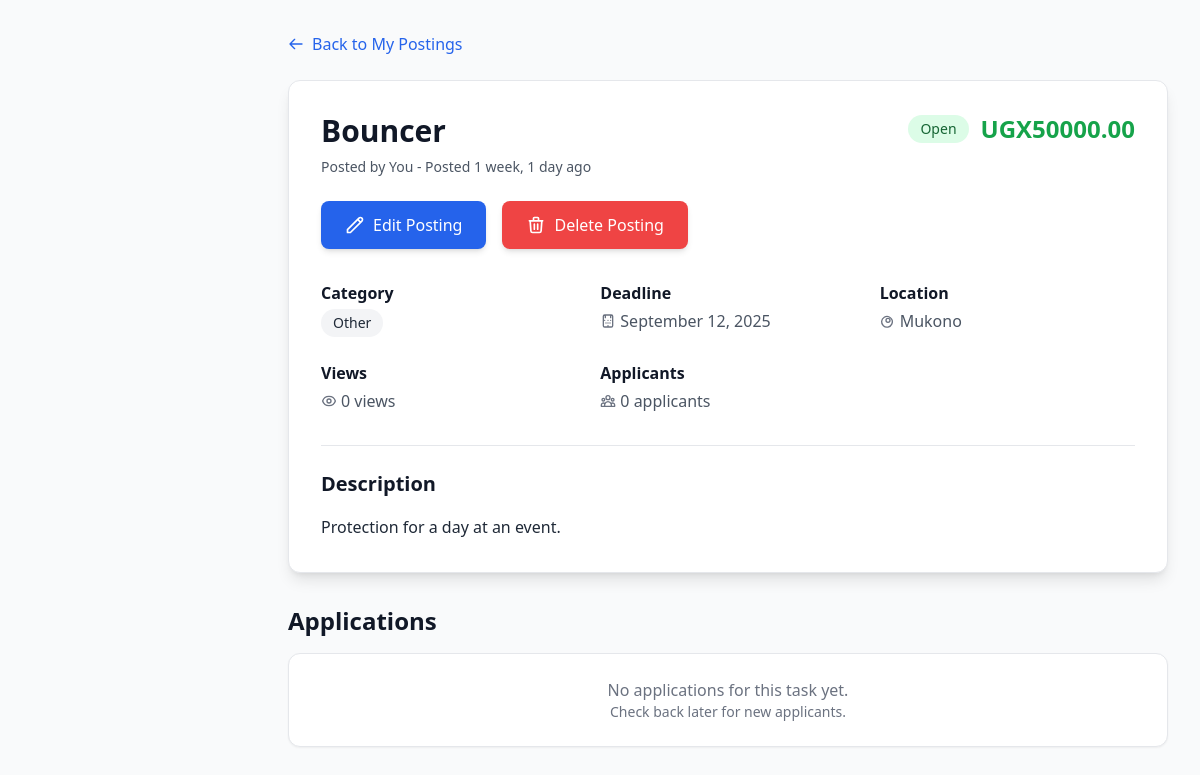
Page /giver/postings/67/ (signed in) on the committed database.
### task_giver/models.py (models this page shows, shortened)
class Task(models.Model):
    user = models.ForeignKey(User, on_delete=models.CASCADE)
    title = models.CharField(max_length=200)
    description = models.TextField()
    category = models.CharField(max_length=200)
    budget = models.DecimalField(max_digits=10, decimal_places=2)
    deadline = models.DateTimeField()
    posted_on = models.DateTimeField(auto_now_add=True)
    views = models.PositiveIntegerField(default=0)
    STATUS_CHOICES = (
        ('open', 'Open'),
        ('in_progress', 'In Progress'),
        ('completed', 'Completed'),
        ('canceled', 'Canceled'),
    )
    status = models.CharField(max_length=20, choices=STATUS_CHOICES, default='open')
    file_upload = models.FileField(upload_to='task_files/', blank=True, null=True, validators=[FileExtensionValidator(allowed_extensions=['pdf'])])
    location = models.CharField(max_length=200, blank=True, null=True)

### task_giver/views.py (the view)
# urls.py: path('postings/<int:task_id>/', views.task_detail, name='task_detail'),
@login_required
def task_detail(request, task_id):
    task = get_object_or_404(Task, pk=task_id)
    apps = Applications.objects.filter(task=task_id)
    context = {
        'task': task,
        'apps': apps
    }
    return render(request, 'task_giver/task_detail.html', context)

### task_giver/templates/task_giver/task_detail.html (shortened to what this page needs)
<!DOCTYPE html>
<html lang="en">
<head>
    <script src="https://cdn.tailwindcss.com"></script>
</head>
<body class="bg-gray-50 min-h-screen">
    <div class="lg:ml-64 min-h-screen">
        <div class="max-w-7xl mx-auto px-4 sm:px-6 lg:px-8 py-8 pt-20 lg:pt-8">
            <div class="mb-6">
                <a href="{% url 'task_giver:postings' %}" class="flex items-center text-blue-600 hover:text-blue-800 font-medium transition-colors">
                    <svg class="w-4 h-4 mr-2" fill="none" stroke="currentColor" viewBox="0 0 24 24">
                        <path stroke-linecap="round" stroke-linejoin="round" stroke-width="2" d="M10 19l-7-7m0 0l7-7m-7 7h18"></path>
                    </svg>
                    Back to My Postings
                </a>
            </div>
            <div class="job-detail-card bg-white rounded-xl shadow-lg border border-gray-200 p-8">
                <div class="flex flex-col md:flex-row md:items-start md:justify-between mb-6">
                    <div>
                        <h1 class="text-3xl font-bold text-gray-900 mb-2">{{ task.title }}</h1>
                        <p class="text-sm text-gray-600">Posted by <span class="font-medium">You</span> - Posted {{ task.posted_on|timesince }} ago</p>
                    </div>
                    <div class="mt-4 md:mt-0 flex items-center space-x-3">
                        <span class="badge bg-green-100 text-green-800 px-3 py-1 rounded-full text-sm font-medium">{{ task.get_status_display }}</span>
                        <span class="price-highlight text-2xl font-bold text-green-600">UGX{{ task.budget }}</span>
                    </div>
                </div>
                <div class="flex flex-col sm:flex-row sm:space-x-4 space-y-3 sm:space-y-0 mb-8">
                    <a href="{% url 'task_giver:task_edit' task.id %}" class="interactive-btn bg-blue-600 hover:bg-blue-700 text-white px-6 py-3 rounded-lg font-medium shadow-md">
                        <span class="flex items-center justify-center">
                            <svg class="w-5 h-5 mr-2" fill="none" stroke="currentColor" viewBox="0 0 24 24">
                                <path stroke-linecap="round" stroke-linejoin="round" stroke-width="2" d="M15.232 5.232l3.536 3.536m-2.036-5.036a2.5 2.5 0 113.536 3.536L6.5 21.036H3v-3.572L16.732 3.732z"></path>
                            </svg>
                            Edit Posting
                        </span>
                    </a>
                    <form method="post" action="{% url 'task_giver:task_delete' task.id %}" onsubmit="return confirm('Are you sure you want to delete this task?');">
                        <button type="submit" class="interactive-btn bg-red-500 hover:bg-red-600 text-white px-6 py-3 rounded-lg font-medium shadow-md">
                            <span class="flex items-center justify-center">
                                <svg class="w-5 h-5 mr-2" fill="none" stroke="currentColor" viewBox="0 0 24 24">
                                    <path stroke-linecap="round" stroke-linejoin="round" stroke-width="2" d="M19 7l-.867 12.142A2 2 0 0116.138 21H7.862a2 2 0 01-1.995-1.858L5 7m5 4v6m4-6v6m1-10V4a1 1 0 00-1-1h-4a1 1 0 00-1 1v3M4 7h16"></path>
                                </svg>
                                Delete Posting
                            </span>
                        </button>
                    </form>
                </div>
                <div class="grid grid-cols-1 md:grid-cols-2 lg:grid-cols-3 gap-6 mb-8 text-gray-700">
                    <div>
                        <h4 class="font-semibold text-gray-900 mb-1">Category</h4>
                        <p class="bg-gray-100 text-gray-800 px-3 py-1 rounded-full text-sm font-medium inline-block badge">{{ task.category }}</p>
                    </div>
                    <div>
                        <h4 class="font-semibold text-gray-900 mb-1">Deadline</h4>
                        <p class="text-gray-600 flex items-center">
                            {{ task.deadline|date:"F d, Y" }}
                        </p>
                    </div>
                    <div>
                        <h4 class="font-semibold text-gray-900 mb-1">Location</h4>
                        <p class="text-gray-600 flex items-center">
                             {{ task.location }}
                        </p>
                    </div>
                    <div>
                        <h4 class="font-semibold text-gray-900 mb-1">Views</h4>
                        <p class="text-gray-600 flex items-center">
                            0 views
                        </p>
                    </div>
                    <div>
                        <h4 class="font-semibold text-gray-900 mb-1">Applicants</h4>
                        <p class="text-gray-600 flex items-center">
                            0 applicants
                        </p>
                    </div>
                </div>
                <hr class="border-gray-200 my-6">
                <div class="prose max-w-none text-gray-700">
                    <h4 class="text-xl font-semibold text-gray-900 mb-4">Description</h4>
                    <p class="text-gray-800 leading-relaxed">{{ task.description }}</p>
                </div>
            </div>
            <div class="mt-8">
                <h2 class="text-2xl font-bold text-gray-900 mb-4">Applications</h2>
                {% if apps %}
                    <div class=" rounded-xl  border-gray-200 divide-y divide-gray-200">
                        {% for app in apps %}
                            <c-AppCard>
                            </c-AppCard>
                            <br/>
                        {% endfor %}
                    </div>
                {% else %}
                    <div class="bg-white p-6 rounded-xl text-center text-gray-500 shadow-sm border border-gray-200">
                        <p class="font-medium">No applications for this task yet.</p>
                        <p class="text-sm">Check back later for new applicants.</p>
                    </div>
                {% endif %}
            </div>
        </div>
    </div>
</body>
</html>

### task_giver/templates/task_giver/task_detail.html (style rules this page uses)
.job-detail-card { transition: all 0.4s cubic-bezier(0.4, 0, 0.2, 1); }
.interactive-btn { transition: all 0.3s cubic-bezier(0.4, 0, 0.2, 1); position: relative; overflow: hidden; }
.interactive-btn::before { content: ''; position: absolute; top: 0; left: -100%; width: 100%; height: 100%; background: linear-gradient(90deg, transparent, rgba(255, 255, 255, 0.2), transparent); transition: left 0.5s; }
.badge { transition: all 0.3s ease; }

### rows in the picture
Task: title "Bouncer", posted_on "1 week, 1 day", status "Open", budget "50000.00", category "Other", deadline "September 12, 2025", location "Mukono", description "Protection for a day at an event."
